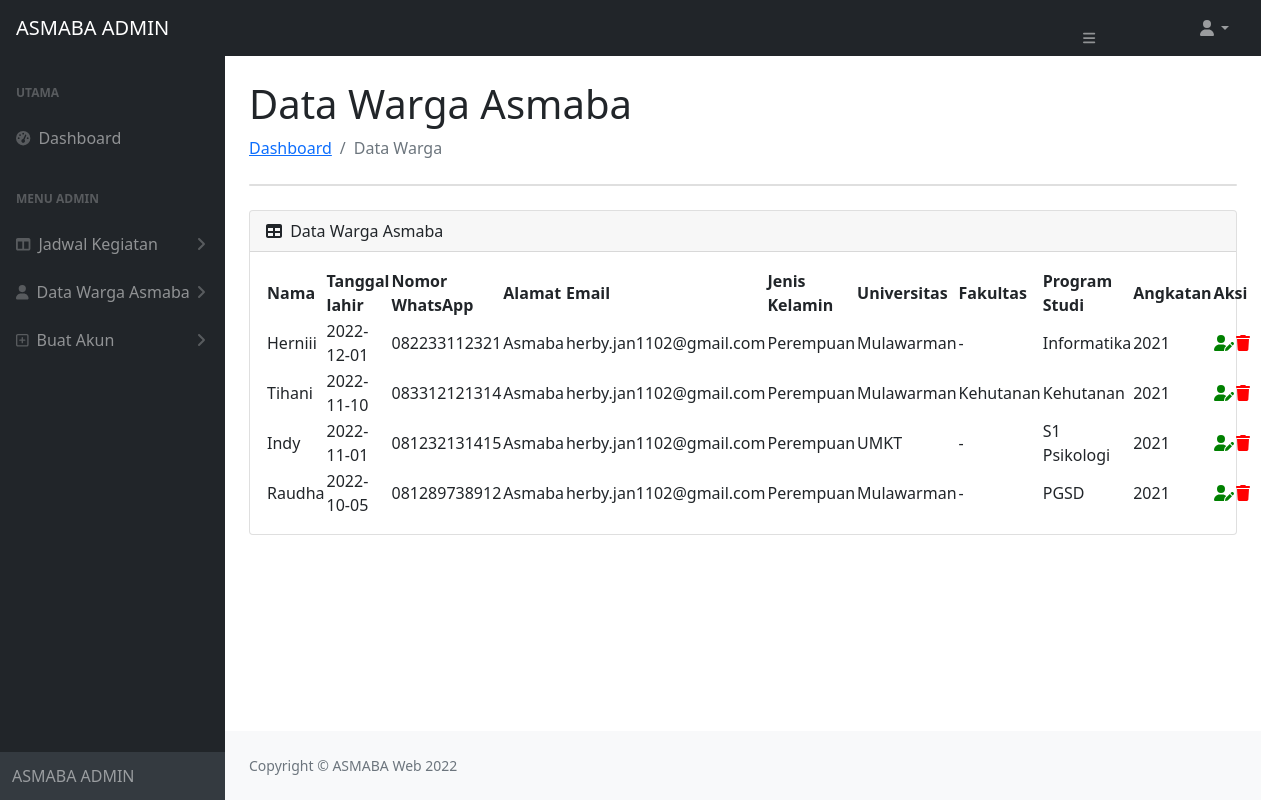
/admin/tables_warga.php (signed in), run on the app's committed database.
### tables this page shows
CREATE TABLE `data_warga` (
  `id` int(11) NOT NULL,
  `nama` varchar(50) NOT NULL,
  `nomorhp` varchar(20) NOT NULL,
  `email` varchar(50) NOT NULL,
  `alamat` text NOT NULL,
  `universitas` varchar(50) NOT NULL,
  `jurusan` varchar(50) NOT NULL,
  `prodi` varchar(50) NOT NULL,
  `angkatan` varchar(15) NOT NULL,
  `tgl_lahir` date NOT NULL,
  `gender` varchar(20) NOT NULL
);

### admin/tables_warga.php (the view, shortened to what this page needs)
<?php
    require '../konek.php';
 $result = mysqli_query($db, "SELECT * FROM data_warga");
?>
<!DOCTYPE html>
<html lang="en">
    <head>
        <link href="https://cdn.jsdelivr.net/npm/simple-datatables@latest/dist/style.css" rel="stylesheet" />
        <link rel="stylesheet" href="font-awesome/css/font-awesome.min.css" />
        <link href="css/styles.css" rel="stylesheet" />
    </head>
    <body class="sb-nav-fixed">
        <nav class="sb-topnav navbar navbar-expand navbar-dark bg-dark">
            <a class="navbar-brand ps-3" href="index.php">ASMABA ADMIN</a>
            <button class="btn btn-link btn-sm order-1 order-lg-0 me-4 me-lg-0" id="sidebarToggle" href="#!"><i class="fas fa-bars"></i></button>
            <ul class="navbar-nav ms-auto ms-md-0 me-3 me-lg-4">
                <li class="nav-item dropdown">
                    <a class="nav-link dropdown-toggle" id="navbarDropdown" href="#" role="button" data-bs-toggle="dropdown" aria-expanded="false"><i class="fas fa-user fa-fw"></i></a>
                </li>
            </ul>
        </nav>
        <div id="layoutSidenav">
            <div id="layoutSidenav_nav">
                <nav class="sb-sidenav accordion sb-sidenav-dark" id="sidenavAccordion">
                    <div class="sb-sidenav-menu">
                        <div class="nav">
                            <div class="sb-sidenav-menu-heading">Utama</div>
                            <a class="nav-link" href="index.php">
                                <div class="sb-nav-link-icon"><i class="fas fa-tachometer-alt"></i></div>
                                Dashboard
                            </a>
                            <div class="sb-sidenav-menu-heading">Menu Admin</div>
                            <a class="nav-link collapsed" href="#" data-bs-toggle="collapse" data-bs-target="#collapseLayouts" aria-expanded="false" aria-controls="collapseLayouts">
                                <div class="sb-nav-link-icon"><i class="fas fa-columns"></i></div>
                                Jadwal Kegiatan
                                <div class="sb-sidenav-collapse-arrow"><i class="fas fa-angle-down"></i></div>
                            </a>
                            <a class="nav-link collapsed" href="#" data-bs-toggle="collapse" data-bs-target="#collapsePages" aria-expanded="false" aria-controls="collapsePages">
                                <div class="sb-nav-link-icon"><i class="fas fa-user"></i></div>
                                Data Warga Asmaba
                                <div class="sb-sidenav-collapse-arrow"><i class="fas fa-angle-down"></i></div>
                            </a>
                            <a class="nav-link collapsed" href="#" data-bs-toggle="collapse" data-bs-target="#collapsePage" aria-expanded="false" aria-controls="collapsePages">
                                <div class="sb-nav-link-icon"><i class="far fa-plus-square"></i></div>
                                Buat Akun
                                <div class="sb-sidenav-collapse-arrow"><i class="fas fa-angle-down"></i></div>
                            </a>
                        </div>
                    </div>
                    <div class="sb-sidenav-footer">
                        ASMABA ADMIN
                    </div>
                </nav>
            </div>
            <div id="layoutSidenav_content">
                <main>
                    <div class="container-fluid px-4">
                        <h1 class="mt-4">Data Warga Asmaba</h1>
                        <ol class="breadcrumb mb-4">
                            <li class="breadcrumb-item"><a href="index.php">Dashboard</a></li>
                            <li class="breadcrumb-item active">Data Warga</li>
                        </ol>
                        <div class="card mb-4">
                        </div>
                        <div class="card mb-4">
                            <div class="card-header">
                                <i class="fas fa-table me-1"></i>
                                Data Warga Asmaba
                            </div>
                            <div class="card-body">
                                <table id="datatablesSimple">
                                    <thead>
                                    <tr>
                                            <th>Nama</th>
                                            <th>Tanggal lahir</th>
                                            <th>Nomor WhatsApp</th>
                                            <th>Alamat</th>
                                            <th>Email</th>
                                            <th>Jenis Kelamin</th>
                                            <th>Universitas</th>
                                            <th>Fakultas</th>
                                            <th>Program Studi</th>
                                            <th>Angkatan</th>
                                            <th colspan='2'>Aksi</th>
                                        </tr>
                                    </thead>
                                    <tbody>
                                    <?php
                                        while($row = mysqli_fetch_array($result)){
                                    ?>
                                        <tr>
                                            <td> <?=$row['nama']?> </td>
                                            <td> <?=$row['tgl_lahir']?> </td>
                                            <td> <?=$row['nomorhp']?> </td>
                                            <td> <?=$row['alamat']?> </td>
                                            <td> <?=$row['email']?> </td>
                                            <td> <?=$row['gender']?> </td>
                                            <td> <?=$row['universitas']?> </td>
                                            <td> <?=$row['jurusan']?> </td>
                                            <td> <?=$row['prodi']?> </td>
                                            <td> <?=$row['angkatan']?> </td>
                                            <td class="edit"><a  href="edit_data.php?id=<?=$row['id']?>"><i class="fa-solid fa-user-pen" style="color: green"></i></a></td>
                                            <td class="hapus"><a  href="hapus_data.php?id=<?=$row['id']?>"><i class="fa-solid fa-trash" style="color: red"></i></a></td>
                                        </tr>
                                        <?php
                                            }
                                        ?>
                                    </tbody>
                                </table>
                            </div>
                        </div>
                    </div>
                </main>
                <footer class="py-4 bg-light mt-auto">
                    <div class="container-fluid px-4">
                        <div class="d-flex align-items-center justify-content-between small">
                            <div class="text-muted">Copyright &copy; ASMABA Web 2022</div>
                        </div>
                    </div>
                </footer>
            </div>
        </div>
    </body>
</html>

### admin/tables_warga.php (style rules this page uses)
button { display: block; width: 200px; padding: 10px; margin: 20px auto 0; border: none; border-radius: 5px; background: #1c87c9; font-size: 14px; font-weight: 600; color: white; }

### data on the page
data_warga: nama "Herniii", tgl_lahir "2022-12-01", nomorhp "082233112321", alamat "Asmaba", email "herby.jan1102@gmail.com", gender "Perempuan", universitas "Mulawarman", jurusan "-", prodi "Informatika", angkatan "2021"
data_warga: nama "Tihani", tgl_lahir "2022-11-10", nomorhp "083312121314", alamat "Asmaba", email "herby.jan1102@gmail.com", gender "Perempuan", universitas "Mulawarman", jurusan "Kehutanan", prodi "Kehutanan", angkatan "2021"
data_warga: nama "Indy", tgl_lahir "2022-11-01", nomorhp "081232131415", alamat "Asmaba", email "herby.jan1102@gmail.com", gender "Perempuan", universitas "UMKT", jurusan "-", prodi "S1 Psikologi", angkatan "2021"
data_warga: nama "Raudha", tgl_lahir "2022-10-05", nomorhp "081289738912", alamat "Asmaba", email "herby.jan1102@gmail.com", gender "Perempuan", universitas "Mulawarman", jurusan "-", prodi "PGSD", angkatan "2021"
